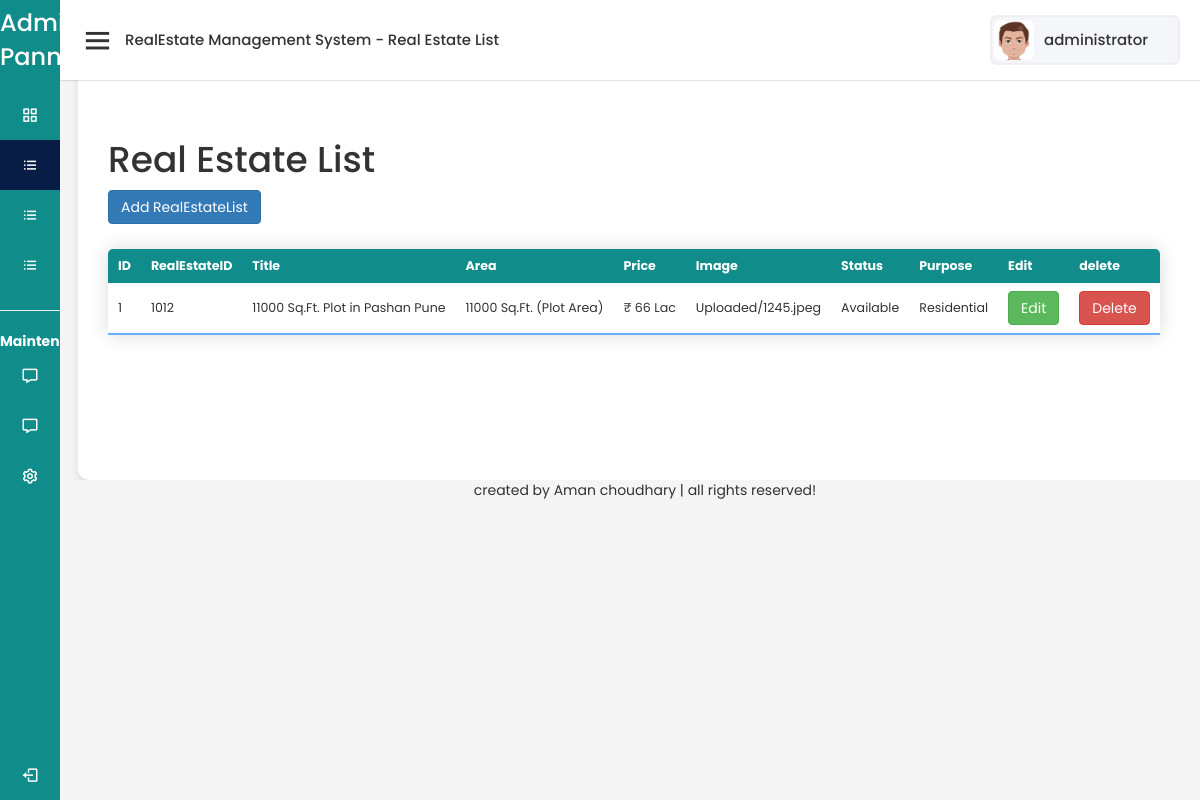
Page /admin/RealEstateList.php (signed in) on the committed database.
### tables this page shows
CREATE TABLE `user_data` (
  `id` int(100) NOT NULL,
  `Profile` varchar(200) NOT NULL,
  `realesateid` text NOT NULL,
  `tittle` text NOT NULL,
  `area` text NOT NULL,
  `location` varchar(2083) NOT NULL,
  `purpose` text NOT NULL,
  `sale_price` varchar(20) NOT NULL,
  `status` text NOT NULL,
  `descr` text NOT NULL,
  `shot_descr` text NOT NULL,
  `Address` text NOT NULL
);

### admin/RealEstateList.php (the view, shortened to what this page needs)
<?php
@include 'config.php';
?>
<!DOCTYPE html>
<html lang="en">
<head>
    <link rel="stylesheet" href="realestate.css">
    <link href='https://unpkg.com/boxicons@2.0.7/css/boxicons.min.css' rel='stylesheet'>
    <link rel="stylesheet" href="https://maxcdn.bootstrapcdn.com/bootstrap/3.4.1/css/bootstrap.min.css">
   </head>
</head>
<body>
<div class="sidebar">
    <div class="logo-details">
      <span class="logo_name">Admin Pannel </span>
    </div>
      <ul class="nav-links">
        <li>
          <a href="admin_page.php" >
            <i class='bx bx-grid-alt' ></i>
          </a>
        </li>
        <li>
          <a href="RealEstateList.php" class="active">
          <i class='bx bx-list-ul' ></i>
          </a>
        </li>
        <li>
          <a href="user_list.php">
            <i class='bx bx-list-ul' ></i>
          </a>
        </li>
        <li>
          <a href="image upload.php">
            <i class='bx bx-list-ul' ></i>
          </a>
        </li><hr>
        <center> <b style="color: white;"  >Maintence</b></center>
        <li>
          <a href="inqui.php">
            <i class='bx bx-message' ></i>
          </a>
        </li>
        <li>
          <a href="contactform.php">
            <i class='bx bx-message' ></i>
          </a>
        </li>
        <li>
          <a href="#">
            <i class='bx bx-cog' ></i>
          </a>
        </li>
        <li class="log_out">
          <a href="logout.php">
            <i class='bx bx-log-out'></i>
          </a>
        </li>
      </ul>
  </div>
  <section class="home-section">
    <nav>
      <div class="sidebar-button">
        <i class='bx bx-menu sidebarBtn'></i>
        <span class="dashboard">RealEstate Management System - Real Estate List</span>
      </div>
      <div class="profile-details">
        <img src="1.png" alt="">
        <span class="admin_name"><span><?php echo $_SESSION['admin_name'] ?></span></span>
      </div>
    </nav>
<div>
<section>
         <div class="sales-boxes">
        <div class="recent-sales box">
    <p>  <h1>Real Estate List </h1>
       <form action="image%20upload.php" method="#">
    <button  type="submit" class="btn btn-primary" >Add RealEstateList </button>
       </form>
    </p>
      <table class="content-table">
  <thead>
    <tr>
        <th>ID</th>
        <th>RealEstateID</th>
        <th>Title</th>
        <th>Area</th>
        <th>Price</th>
        <th>Image</th>
        <th>Status</th>
        <th>Purpose</th>
        <th>Edit</th>
        <th>delete</th>
    </tr>
  </thead>
  <tbody>
        <?php
        $query = "SELECT * FROM user_data";
        $query_run = mysqli_query($conn,$query);
        if(mysqli_num_rows($query_run) >0)
        {
           foreach($query_run as  $row) {
               ?>
                <tr>
                   <td><?=$row['id']; ?></td>
                   <td><?=$row['realesateid']; ?></td>
                   <td><?=$row['tittle']; ?></td>
                   <td><?=$row['area']; ?></td>
                   <td><?=$row['sale_price']; ?></td>
                   <td><?=$row['Profile']; ?></td>
                   <td><?=$row['status']; ?></td>
                   <td><?=$row['purpose']; ?></td>
                   <td><a href="edit_upload_image.php?id=<?=$row['id']; ?>" class="btn btn-success">Edit</td>
                   <td>
                     <form action="code_upload.php" method="POST">
                      <button  type="submit" onclick="myFunction()" name="upload_delete" value="<?=$row['id']; ?>" class="btn btn-danger">Delete</button>
                  </td>
                </tr>
               <?php
           }
        }
        else
        {
            ?>
             <tr>
             <td colspan="9"><center><b>NO Record Found</b></center> </td>
         </tr>
         <?php
        }
        ?>
    </tbody>
</table>
</div>
      </div>
</section>
<footer>
<div class="bg-light py-4">
      <div class="container text-center">
      <center>
      <div class="credit">created by <span> Aman choudhary </span> | all rights reserved! </div>
      </center>
      </div>
    </div>
</footer>
</body>
</html>

### admin/realestate.css (style rules this page uses)
* { margin: 0; padding: 0; box-sizing: border-box; font-family: 'Poppins', sans-serif; overflow-x: hidden; }
.sidebar { position: fixed; height: 100%; width: 240px; background: #108c8a; transition: all 0.5s ease; }
.sidebar .logo-details { height: 80px; display: flex; align-items: center; }
.sidebar .logo-details .logo_name { color: #fff; font-size: 24px; font-weight: 500; }
.sidebar .nav-links { margin-top: 10px; }
.sidebar .nav-links li { position: relative; list-style: none; height: 50px; }
.sidebar .nav-links li a { height: 100%; width: 100%; display: flex; align-items: center; text-decoration: none; transition: all 0.4s ease; }
.sidebar .nav-links li a.active { background: #081D45; }
.sidebar .nav-links li i { min-width: 60px; text-align: center; font-size: 18px; color: #fff; }
.sidebar .nav-links .log_out { position: absolute; bottom: 0; width: 100%; }
.home-section { position: relative; background: #f5f5f5; min-height: 100vh; width: calc(100% - 240px); left: 240px; transition: all 0.5s ease; }
.home-section nav { display: flex; justify-content: space-between; height: 80px; background: #fff; display: flex; align-items: center; position: fixed; width: calc(100% - 240px); left: 240px; z-index: 100; padding: 0 20px; box-shadow: 0 1px 1px rgba(0, 0, 0, 0.1); transition: all 0.5s ease; }
.home-section nav .sidebar-button { display: flex; align-items: center; font-size: 15px; font-weight: 500; }
nav .sidebar-button i { font-size: 35px; margin-right: 10px; }
.home-section nav .profile-details { display: flex; align-items: center; background: #F5F6FA; border: 2px solid #EFEEF1; border-radius: 6px; height: 50px; min-width: 190px; padding: 0 15px 0 2px; }
nav .profile-details img { height: 40px; width: 40px; border-radius: 6px; object-fit: cover; }
nav .profile-details .admin_name { font-size: 15px; font-weight: 500; color: #333; margin: 0 10px; white-space: nowrap; }
.sales-boxes .recent-sales { width: 100% ; background: #fff; padding: 120px 30px; margin: 0 18px; margin-top: 0px; border-radius: 12px; box-shadow: 0 5px 10px rgba(0, 0, 0, 0.1); }
@media (max-width: 1240px) { .sidebar { width: 60px; } }
@media (max-width: 1240px) { .home-section { width: calc(100% - 60px); left: 60px; } }
@media (max-width: 1240px) { .home-section nav { width: calc(100% - 60px); left: 60px; } }

### admin/RealEstateList.php (style rules this page uses)
.content-table { border-collapse: collapse; margin: 25px 0; font-size: 0.9em; min-width: 400px; border-radius: 5px 5px 0 0; overflow: hidden; box-shadow: 0 0 20px rgba(0, 0, 0, 0.15); }
.content-table thead tr { background-color: #108c8a; color: #ffffff; text-align: left; font-weight: bold; }
.content-table th, .content-table td { padding: 8px 10px; }
.content-table tbody tr { border-bottom: 1px solid #dddddd; }
.content-table tbody tr:last-of-type { border-bottom: 2px solid #66b0ff; }

### rows in the picture
user_data: id "1", realesateid "1012", tittle "11000 Sq.Ft. Plot in Pashan Pune", area "11000 Sq.Ft. (Plot Area)", sale_price "₹ 66 Lac", Profile "Uploaded/1245.jpeg", status "Available", purpose "Residential"

### other values in the picture
$_SESSION['admin_name'] "administrator"
